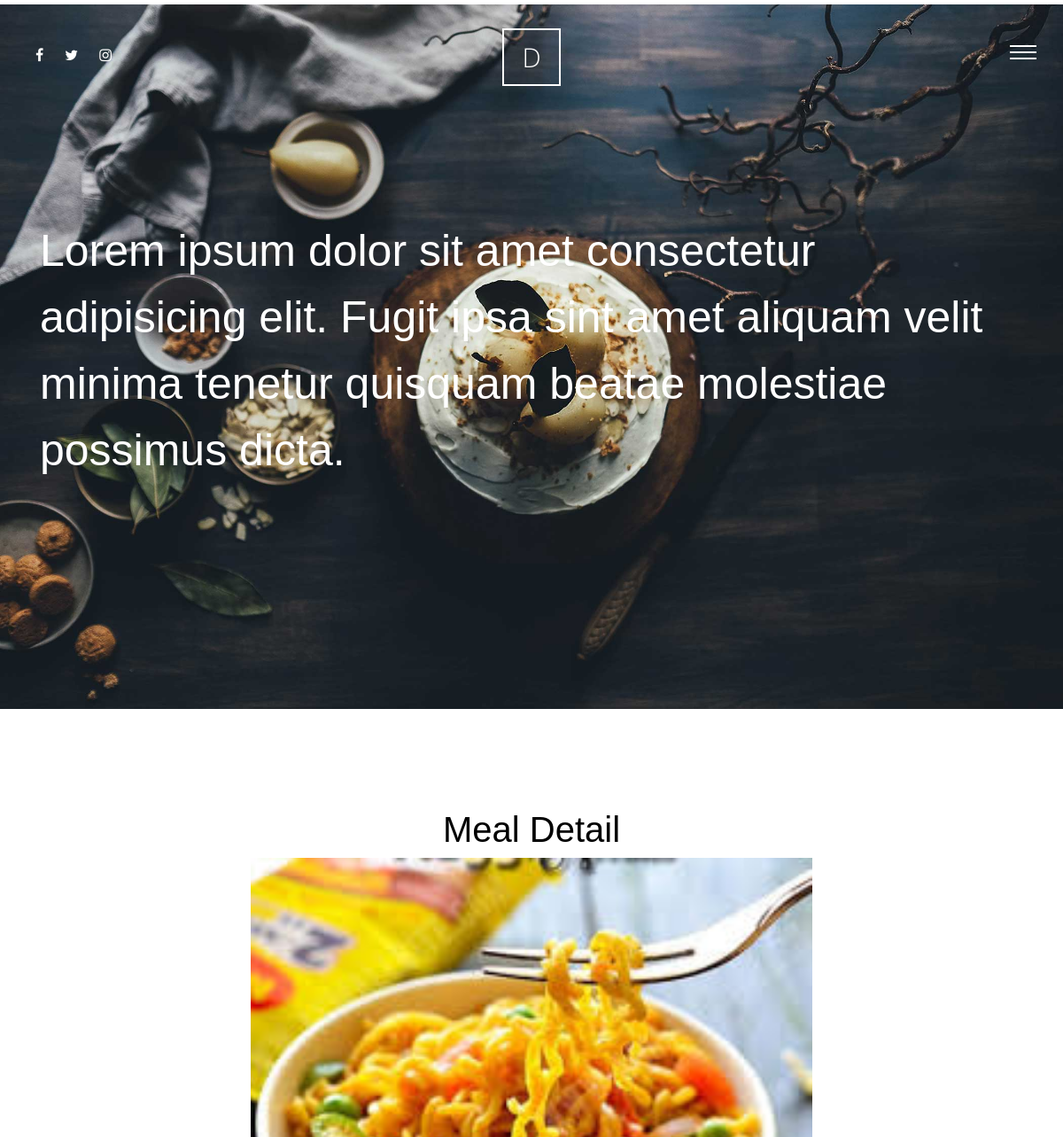
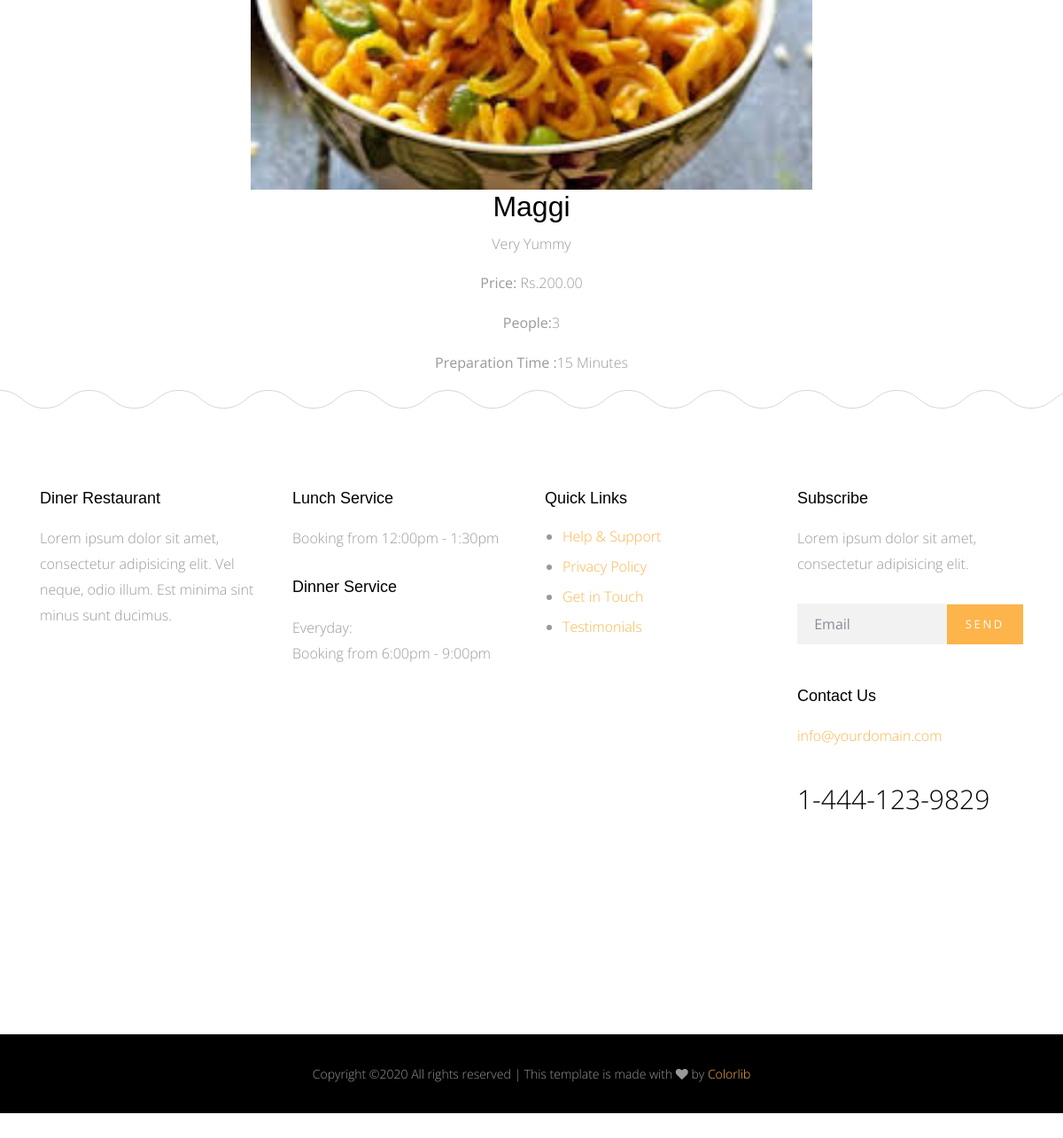
/meals/maggi, run on the app's committed database (2 pictures, top to bottom).
### meals/models.py (models this page shows, shortened)
class Meals(models.Model):
    name = models.CharField(max_length=50)
    description = models.TextField(max_length=500)
    category = models.ForeignKey('Category',on_delete=models.SET_NULL,null=True)
    people = models.IntegerField()
    price = models.DecimalField(max_digits=5, decimal_places=2)
    preparation_time = models.IntegerField()
    image = models.ImageField(upload_to='meals/', blank=True)
    slug = models.SlugField(blank=True, null=True)
    class Meta:
        verbose_name = 'meal'
        verbose_name_plural = 'meals'
    def __str__(self):
        return self.name

### meals/views.py (the view)
# urls.py: path('<slug:slug>',views.meal_detail,name='meal_detail')
def meal_detail(request, slug):
    meal_detail = Meals.objects.get(slug=slug)
    context = {'meal_detail': meal_detail}
    return render(request, 'meals/detail.html', context)

### meals/templates/meals/detail.html (shortened to what this page needs)
{% extends 'base.html' %} {% load static %} {% block content %}
<div class="main-wrap">
  <div class="cover_1">
    <div
      class="img_bg"
      style="background-image: url({% static 'img/slider-1.jpg'%})"
      data-stellar-background-ratio="0.5"
    >
      <div class="container">
        <div class="row align-items-center">
          <div class="col-md-12" data-aos="fade-up">
            <h2 class="heading">
              Lorem ipsum dolor sit amet consectetur adipisicing elit. Fugit
              ipsa sint amet aliquam velit minima tenetur quisquam beatae
              molestiae possimus dicta.
            </h2>
          </div>
        </div>
      </div>
    </div>
  </div>
  <div class="section">
    <div class="container">
      <div class="row justify-content-center">
        <div class="col-md-7 text-center" data-aos="fade-up">
          <h1>Meal Detail</h1>
          <img class="meal_img" src="{{meal_detail.image.url}}" />
          <h2>{{meal_detail}}</h2>
          <p>{{meal_detail.description}}</p>
          <p><strong>Price:</strong> Rs.{{meal_detail.price}}</p>
          <p><strong>People:</strong>{{meal_detail.people}}</p>
          <p><strong>Preparation Time :</strong>{{meal_detail.preparation_time}} Minutes</p>
        </div>
      </div>
    </div>
    {% endblock %}

### static/css/style.css (style rules this page uses)
html { overflow-x: hidden; }
body { background: #fff; font-family: "Open Sans", cursive; font-size: 16px; line-height: 1.8; font-weight: 300; color: #999999; }
h1, h2, h3, h4, h5 { color: #000; font-family: "Playfair Display", Arial, sans-serif; }
.section { padding: 7em 0; }
.cover_1 { position: relative; }
.cover_1 .img_bg { background-repeat: no-repeat; background-size: cover !important; background-position: center center; }
.cover_1 .img_bg, .cover_1 .img_bg > .container > .row { min-height: 700px; height: 100vh; }
.cover_1 .heading { color: white; font-weight: 300; font-size: 30px; line-height: 1.5; }
@media (min-width: 768px) { .cover_1 .heading { font-size: 50px; line-height: 1.5; } }
.meal_img { width: 100% !important; }

### data on the page
Meals: image (picture), name "Maggi", description "Very Yummy", price "200.00", people "3", preparation_time "15"
